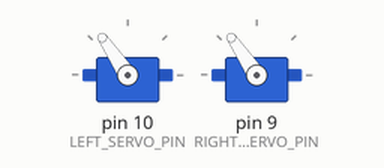
This sketch was run on a simulated Arduino Uno, built with avr-gcc and run on an emulated ATmega328P. Parts: 2 × servo.

Above: at 0.05 s.
At 2.05 s:
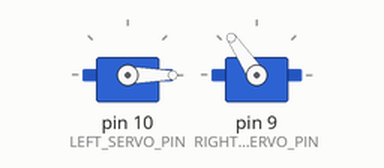
At 3.5 s:
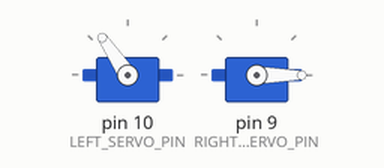
At 7.0 s:
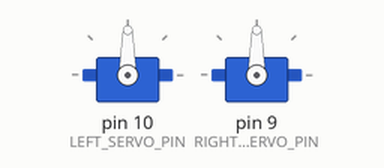
Timing chart, 0 to 9.1 s (numbered marks = the images above):
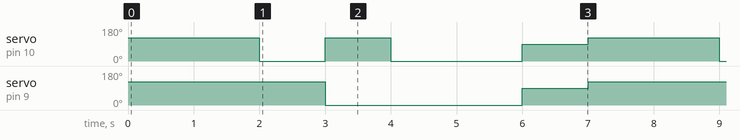

The sketch:

servo_motor.ino
```cpp
#include <Servo.h>
#include "Servo_Motor.h"

#define LEFT_SERVO_PIN 10
#define RIGHT_SERVO_PIN 9

ServoMotor DDR(LEFT_SERVO_PIN, RIGHT_SERVO_PIN);

void setup() {
  DDR.init();
}

void loop() {
  DDR.moveForward();
  delay(2000);
  DDR.turnLeft();
  delay(1000);
  DDR.turnRight();
  delay(1000);
  DDR.moveBackward();
  delay(2000);
  DDR.stop();
  delay(1000);
}
```

servo_motor.cpp
```cpp
#include "Servo_Motor.h"

ServoMotor::ServoMotor(byte leftPin, byte rightPin) {
  this->leftPin = leftPin;
  this->rightPin = rightPin;
}

void ServoMotor::init() {
  leftMotor.attach(leftPin, 700, 2300);
  rightMotor.attach(rightPin, 700, 2300);
  setSpeed(SLOW_FORWARD, SLOW_FORWARD);
}

void ServoMotor::setSpeed(int leftSpeed, int rightSpeed) {
    leftMotor.writeMicroseconds(leftSpeed);
    rightMotor.writeMicroseconds(rightSpeed);
  }

void ServoMotor::moveForward() {
  setSpeed(SLOW_FORWARD, SLOW_FORWARD);
}

void ServoMotor::moveBackward() {
  setSpeed(FAST_BACKWARD, FAST_BACKWARD);
}

void ServoMotor::turnLeft() {
  setSpeed(FAST_BACKWARD, SLOW_FORWARD);
}

void ServoMotor::turnRight() {
  setSpeed(SLOW_FORWARD, FAST_BACKWARD);
}

void ServoMotor::stop() {
  setSpeed(STOP, STOP);
}

void ServoMotor::setSpeedFast() {
  setSpeed(FAST_FORWARD, FAST_FORWARD);
}

void ServoMotor::setSpeedSlow() {
  setSpeed(SLOW_FORWARD, SLOW_FORWARD);
}
```

servo_motor.h
```cpp
#ifndef Servo_motor_h
#define Servo_motor_h

#include <Arduino.h>
#include <Servo.h>

class ServoMotor {
  public:
    ServoMotor(byte leftPin, byte rightPin);
    void init();
    void setSpeed(int leftSpeed, int rightSpeed);
    void moveForward();
    void moveBackward();
    void turnLeft();
    void turnRight();
    void stop();
    void setSpeedFast();
    void setSpeedSlow();

    static const int FAST_FORWARD = 2300;
    static const int SLOW_FORWARD = 1800;
    static const int FAST_BACKWARD = 700;
    static const int SLOW_BACKWARD = 1200;
    static const int STOP = 1500;

  private:
    Servo leftMotor;
    Servo rightMotor;
    byte leftPin;
    byte rightPin;
};

#endif
```

Measured:
- by itself, servo on pin 10 (LEFT_SERVO_PIN): repeats every 7.0 s: 124° 1.0 s, 0° 2.0 s, 90° 1.0 s, 124° 2.0 s, 0° 1.0 s
- by itself, servo on pin 9 (RIGHT_SERVO_PIN): repeats every 7.0 s: 90° 1.0 s, 124° 3.0 s, 0° 3.0 s
